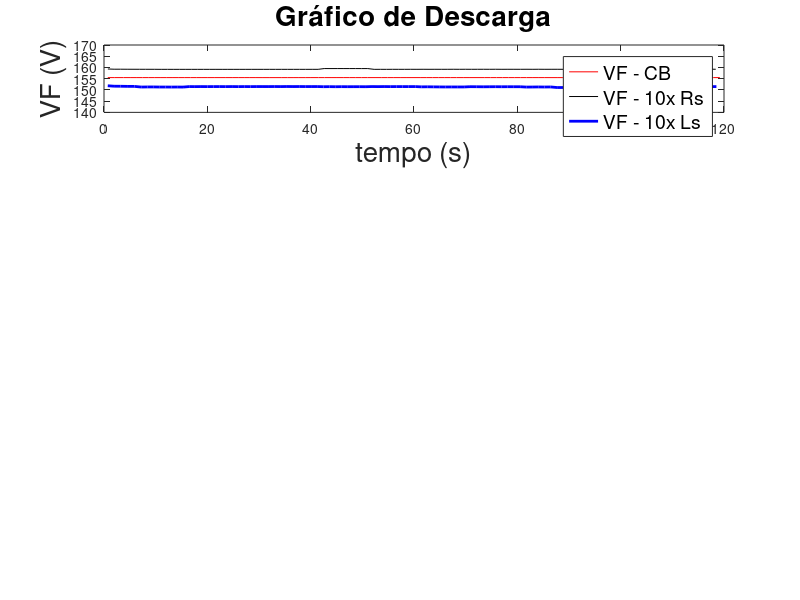

The MATLAB source for this figure: (Note: this script raises an error after producing the figure.)
% 
% 
%                                                 XXIV Congresso Brasileiro de Automática (CBA 2022) 
% 
% Artigo: Utilização de um Simulador de Rede para Estudos de Integração de Geração Distribuída às Redes Elétricas	
% 
% 
% CHRYSTIANO ALVES GALDINO
% 
% Mestrado em Eng.Elétrica 
% Programa de Pós Graduação em Engenharia Elétrica - UFMG
% Belo Horizonte - MG 

%__________________________________________________________________________%

%Leitura dos dados
%Caso Base
Array=csvread('CB.csv'); %leitura do arquivo
col1 = Array(:, 1);  %armazena a coluna 1 - tempo(s)
col2 = Array(:, 2);  %armazena a coluna 2 - módulo de VF
col5 = Array(:, 5);  %armazena a coluna 5 - VF
col6 = Array(:, 6);  %armazena a coluna 6 - corrente
col7 = Array(:, 7);  %armazena a coluna 7 - FP
col8 = Array(:, 8);  %armazena a coluna 8 - Potência Ativa
col9 = Array(:, 9);  %armazena a coluna 9 - Potência Aparente

% 
% 
% %gráfico do módulo de VF
% figure (1);
% plot(col1, col2,'r')
% title ('Gráfico de Descarga - CB');
% xlabel ('tempo (s)');
% ylabel ('Módulo de VF');
% %ylim([0 250])
% legend('Tensão VF')
% grid on;
% 
% %gráfico de corrente
% figure (2);
% plot(col1, col6,'b')
% title ('Gráfico de Descarga - CB');
% xlabel ('tempo (s)');
% ylabel ('Corrente');
% ylim([0 15])
% % ax = gca;
% % ax.FontSize = 16;
% legend('Corrente')
% grid on;
% 
% %gráfico de FP
% figure (3);
% plot(col1, -col7,'k')
% title ('Gráfico de Descarga - CB');
% xlabel ('tempo (s)');
% ylabel ('FP');
% %ylim([0.7 1])
% % ax = gca;
% % ax.FontSize = 16;
% legend('FP')
% grid on;
% 
% %gráfico de Potência Ativa
% figure (4);
% plot(col1, -col8,'k','LineWidth',2)
% title ('Gráfico de Descarga - CB');
% xlabel ('tempo (s)');
% ylabel ('P');
% %ylim([0 3000])
% % ax = gca;
% % ax.FontSize = 16;
% legend('Potência Ativa')
% grid on;
% 
% %gráfico de Potência Aparente
% figure (5);
% plot(col1, col9,'m')
% title ('Gráfico de Descarga - CB');
% xlabel ('tempo (s)');
% ylabel ('S');
% %ylim([0 3000])
% % ax = gca;
% % ax.FontSize = 16;
% legend('Potência Aparente')
% grid on;
% 
% 
% %%%%%%%%% Caso 10 x Rs %%%%%%%%%

Array=csvread('10xRs.csv'); %leitura do arquivo
col1a = Array(:, 1);  %armazena a coluna 1 - tempo(s)
col2a = Array(:, 2);  %armazena a coluna 2 - módulo de VF
col5a = Array(:, 5);  %armazena a coluna 5 - VF
col6a = Array(:, 6);  %armazena a coluna 6 - corrente
col7a = Array(:, 7);  %armazena a coluna 7 - FP
col8a = Array(:, 8);  %armazena a coluna 8 - Potência Ativa
col9a = Array(:, 9);  %armazena a coluna 9 - Potência Aparente


% %gráfico do módulo de VF
% figure (6);
% plot(col1a, col2a,'r')
% title ('Gráfico de Descarga - CB');
% xlabel ('tempo (s)');
% ylabel ('Módulo de VF');
% %ylim([0 250])
% legend('Tensão VF')
% grid on;
% 
% %gráfico de corrente
% figure (7);
% plot(col1a, col6a,'b')
% title ('Gráfico de Descarga - CB');
% xlabel ('tempo (s)');
% ylabel ('Corrente');
% ylim([0 15])
% % ax = gca;
% % ax.FontSize = 16;
% legend('Corrente')
% grid on;
% 
% %gráfico de FP
% figure (8);
% plot(col1a, -col7a,'k')
% title ('Gráfico de Descarga - CB');
% xlabel ('tempo (s)');
% ylabel ('FP');
% %ylim([0.7 1])
% % ax = gca;
% % ax.FontSize = 16;
% legend('FP')
% grid on;
% 
% %gráfico de Potência Ativa
% figure (9);
% plot(col1a, -col8a,'k','LineWidth',2)
% title ('Gráfico de Descarga - CB');
% xlabel ('tempo (s)');
% ylabel ('P');
% %ylim([0 3000])
% % ax = gca;
% % ax.FontSize = 16;
% legend('Potência Ativa')
% grid on;
% 
% %gráfico de Potência Aparente
% figure (10);
% plot(col1a, col9a,'m')
% title ('Gráfico de Descarga - CB');
% xlabel ('tempo (s)');
% ylabel ('S');
% %ylim([0 3000])
% % ax = gca;
% % ax.FontSize = 16;
% legend('Potência Aparente')
% grid on;
% 
% 
% %%%%%%%%% Caso 10 x Ls %%%%%%%%%

Array=csvread('10xLs.csv'); %leitura do arquivo
col1b = Array(:, 1);  %armazena a coluna 1 - tempo(s)
col2b = Array(:, 2);  %armazena a coluna 2 - módulo de VF
col5b = Array(:, 5);  %armazena a coluna 5 - VF
col6b = Array(:, 6);  %armazena a coluna 6 - corrente
col7b = Array(:, 7);  %armazena a coluna 7 - FP
col8b = Array(:, 8);  %armazena a coluna 8 - Potência Ativa
col9b = Array(:, 9);  %armazena a coluna 9 - Potência Aparente


% %gráfico do módulo de VF
% figure (11);
% plot(col1b, col2b,'r')
% title ('Gráfico de Descarga - CB');
% xlabel ('tempo (s)');
% ylabel ('Módulo de VF');
% %ylim([0 250])
% legend('Tensão VF')
% grid on;
% 
% %gráfico de corrente
% figure (12);
% plot(col1b, col6b,'b')
% title ('Gráfico de Descarga - CB');
% xlabel ('tempo (s)');
% ylabel ('Corrente');
% ylim([0 15])
% % ax = gca;
% % ax.FontSize = 16;
% legend('Corrente')
% grid on;
% 
% %gráfico de FP
% figure (13);
% plot(col1b, -col7b,'k')
% title ('Gráfico de Descarga - CB');
% xlabel ('tempo (s)');
% ylabel ('FP');
% %ylim([0.7 1])
% % ax = gca;
% % ax.FontSize = 16;
% legend('FP')
% grid on;
% 
% %gráfico de Potência Ativa
% figure (14);
% plot(col1b, -col8b,'k','LineWidth',2)
% title ('Gráfico de Descarga - CB');
% xlabel ('tempo (s)');
% ylabel ('P');
% %ylim([0 3000])
% % ax = gca;
% % ax.FontSize = 16;
% legend('Potência Ativa')
% grid on;
% 
% %gráfico de Potência Aparente
% figure (15);
% plot(col1b, col9b,'m')
% title ('Gráfico de Descarga - CB');
% xlabel ('tempo (s)');
% ylabel ('S');
% %ylim([0 3000])
% % ax = gca;
% % ax.FontSize = 16;
% legend('Potência Aparente')
% grid on;



%%%Variaveis do tamanho das letras ########
L1 = 20;
L2 = 14;
L3 = 16;



%%%%%%%  subplot VF %%%%%%
figure (21);

subplot(4,1,1);
 plot(col1, col2,'r',col1a,col2a,'k',col1b,col2b,'b','LineWidth',2)
 title ('Gráfico de Descarga','FontSize', L1);
 xlabel ('tempo (s)','FontSize', L1);
 ylabel ('VF (V)','FontSize', L1);
 legend('VF - CB', 'VF - 10x Rs','VF - 10x Ls','FontSize', L2)
 ylim([140 170])
%ylim([150 180])

ax = gca;
ax.FontSize = L3;
grid on;

subplot(4,1,2); 
 plot(col1, -col7,'r',col1a,-col7a,'k',col1b,-col7b,'b','LineWidth',2)
% title ('Gráfico de Descarga','FontSize', 28);
 xlabel ('tempo (s)','FontSize', L1);
 ylabel ('FP','FontSize', L1);
 legend('FP - CB', 'FP - 10x Rs','FP - 10x Ls','FontSize', L2)
 ylim([0.9 1])
 %ylim([150 180])

ax = gca;
ax.FontSize = L3;
grid on;

subplot(4,1,3); 
 plot(col1, -col8,'r',col1a,-col8a,'k',col1b,-col8b,'b','LineWidth',2)
 %title ('Gráfico de Descarga','FontSize', 28);
 xlabel ('tempo (s)','FontSize', L1);
 ylabel ('P (W)','FontSize', L1);
 legend('P - CB', 'P - 10x Rs','P - 10x Ls','FontSize', L2)
 %ylim([0.92 0.98])
 ylim([1300 1800])

ax = gca;
ax.FontSize = L3;
grid on;

subplot(4,1,4); 
 plot(col1, (col9.*sin(acos(col7))),'r',col1a,(col9a.*sin(acos(col7a))),'k',col1b,(col9b.*sin(acos(col7b))),'b','LineWidth',2)
 %title ('Gráfico de Descarga','FontSize', 28);
 xlabel ('tempo (s)','FontSize', L1);
 ylabel ('Q (VA)','FontSize', L1);
 legend('Q - CB', 'Q - 10x Rs','Q - 10x Ls','FontSize', L2)
 %ylim([0.92 0.98])
 ylim([200 400])

ax = gca;
ax.FontSize = L3;
grid on;

% subplot(4,1,4); 
%  plot(col1, (col9.*sin(acos(col7))),'r','LineWidth',2)
%  %title ('Gráfico de Descarga','FontSize', 28);
%  xlabel ('tempo (s)','FontSize', L1);
%  ylabel ('Potência Reativa (VA)','FontSize', L1);
%  legend('Q - CB','FontSize', L2)
%  %ylim([0.92 0.98])
%  %ylim([150 180])
% 
% ax = gca;
% ax.FontSize = L3;
% grid on;
